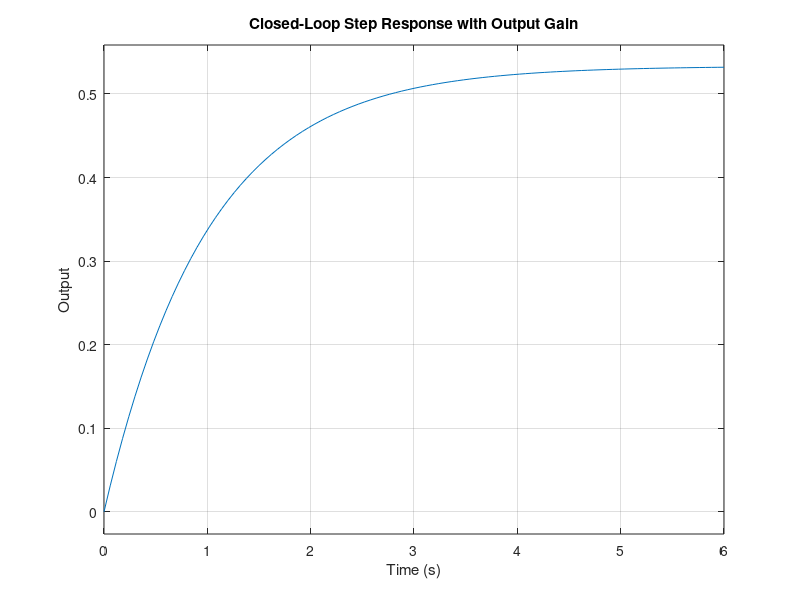
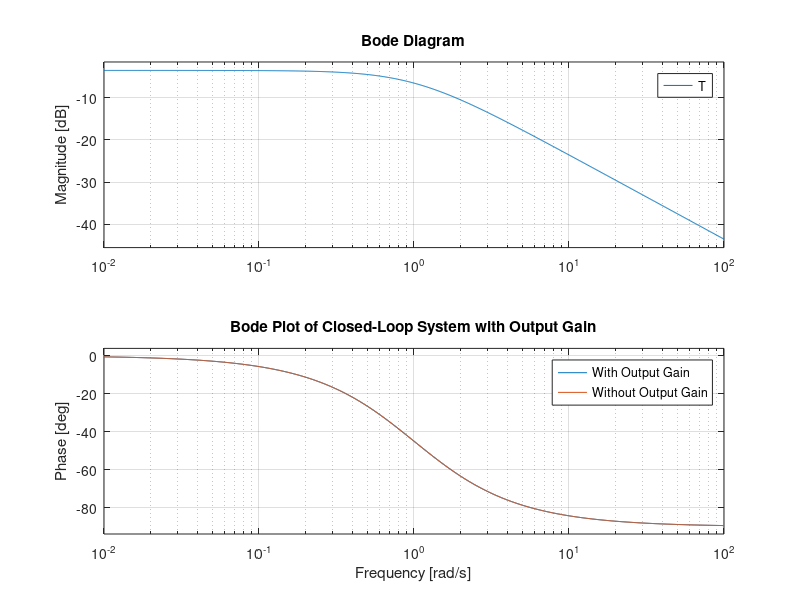

Write the MATLAB code that produced these figures, in order.
clc
clear
close all

% Parameters
K = 2;
tau = 3;
alpha = 0.8;

% Transfer functions
s = tf('s');
G = K / (tau*s + 1);
H = 1;

% Closed-loop system without gain
T = feedback(G, H); % G / (1 + GH)

% Apply output gain
T_final = alpha * T;

% Plot step response
step(T_final)
title('Closed-Loop Step Response with Output Gain')
xlabel('Time (s)')
ylabel('Output')
grid on

% Bode plot
figure
bode(T_final)
title('Bode Plot of Closed-Loop System with Output Gain')
xlabel('Frequency (rad/s)')
ylabel('Magnitude (dB) / Phase (degrees)')
grid on
hold on
bode(T)
legend('With Output Gain', 'Without Output Gain')
hold off